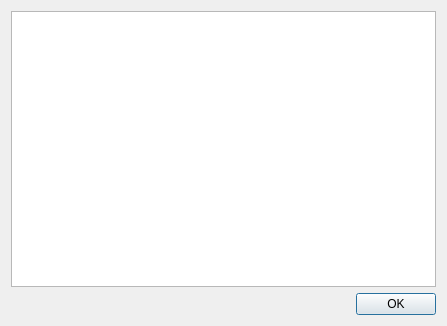
<?xml version="1.0" encoding="UTF-8"?>
<ui version="4.0">
 <class>PrefHelpDialog</class>
 <widget class="QDialog" name="PrefHelpDialog">
  <property name="geometry">
   <rect>
    <x>0</x>
    <y>0</y>
    <width>447</width>
    <height>326</height>
   </rect>
  </property>
  <property name="windowTitle">
   <string>BPS Help</string>
  </property>
  <layout class="QVBoxLayout" name="verticalLayout">
   <item>
    <widget class="QTextBrowser" name="textBrowser"/>
   </item>
   <item>
    <widget class="QDialogButtonBox" name="buttonBox">
     <property name="orientation">
      <enum>Qt::Horizontal</enum>
     </property>
     <property name="standardButtons">
      <set>QDialogButtonBox::Ok</set>
     </property>
    </widget>
   </item>
  </layout>
 </widget>
 <resources/>
 <connections>
  <connection>
   <sender>buttonBox</sender>
   <signal>accepted()</signal>
   <receiver>PrefHelpDialog</receiver>
   <slot>accept()</slot>
   <hints>
    <hint type="sourcelabel">
     <x>227</x>
     <y>304</y>
    </hint>
    <hint type="destinationlabel">
     <x>157</x>
     <y>274</y>
    </hint>
   </hints>
  </connection>
  <connection>
   <sender>buttonBox</sender>
   <signal>rejected()</signal>
   <receiver>PrefHelpDialog</receiver>
   <slot>reject()</slot>
   <hints>
    <hint type="sourcelabel">
     <x>295</x>
     <y>310</y>
    </hint>
    <hint type="destinationlabel">
     <x>286</x>
     <y>274</y>
    </hint>
   </hints>
  </connection>
 </connections>
</ui>
